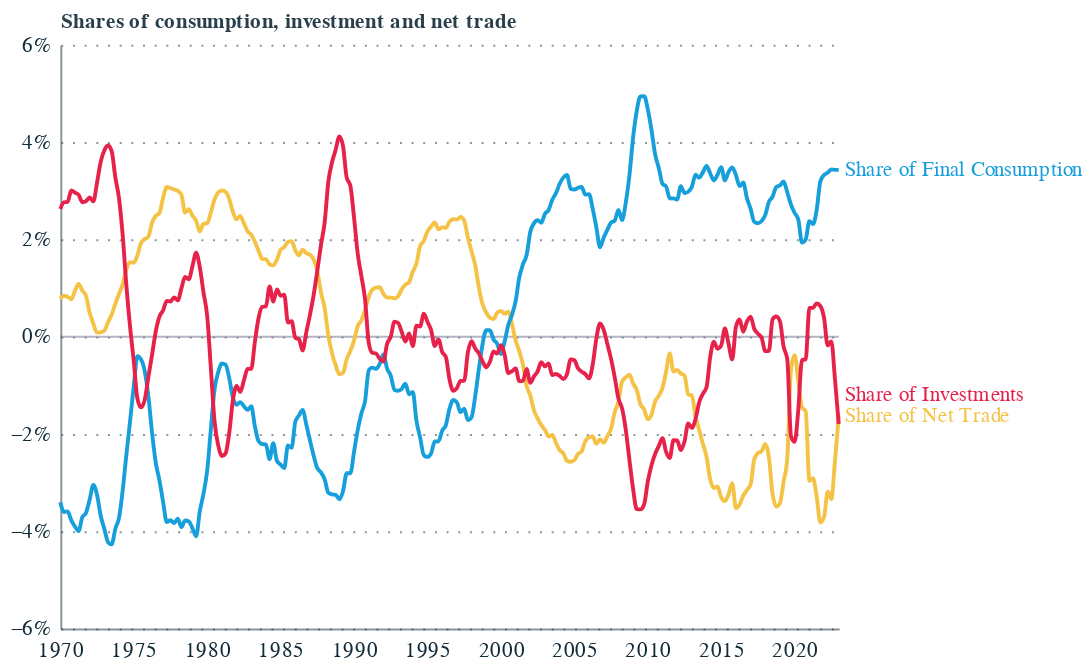

Source (notebook cell):
### Code cell
alt.themes.enable('report')

base = alt.Chart(df).encode(
    x=alt.X('Date:T', axis=alt.Axis()),
    y=alt.Y('Value:Q', axis=alt.Axis(title='Shares of consumption, investment and net trade', format='%'), scale=alt.Scale(domain=[-0.06, 0.06]) ),
    color=alt.Color('Series:N', legend=None, type='nominal')
)

line = base.mark_line(interpolate='monotone')

labels = base.transform_filter(
    "year(datum.Date) == 2023 & month(datum.Date) == 0"
).mark_text(
    align='left',
    baseline='middle',
    dx=3,
    dy=alt.expr("datum.Series == 'Share of Investments' ? -15  : 0"),
).encode(
    text=alt.Text('Series:N')
)

rule = alt.Chart(pd.DataFrame({'y': [0]})).mark_rule(
    color="#676A86",
    opacity=0.5,
).encode(y='y')


chart = rule + line + labels

chart.save("gfcf_ratios.png", scale_factor=2.0)
chart.save("gfcf_ratios.json")

chart.display()

### Figure 1 — Vega-Lite specification as saved in the notebook (floating-point values rounded to 4 significant figures; data arrays with more than 128 entries replaced by an {"elided": "..."} marker saying what was removed)
{"config": {"font": "Circular Std", "mark": {"line": {"interpolate": "linear"}}, "view": {"stroke": "transparent", "width": 400, "height": 300}, "range": {"category": ["#179fdb", "#e6224b", "#f4c245", "#122b39", "#eb5c2e", "#36b7b4"], "diverging": ["#E6224B", "#E54753", "#C9C9C9", "#179FDB", "#122B39"], "heatmap": ["#C9C9C9", "#179FDB", "#0063AF", "#122B39"], "ordinal": ["#00A767", "#36B7B4", "#179FDB", "#0063AF", "#243B5A"]}, "axisX": {"labelColor": "#122b39", "tickColor": "#122b39", "domainColor": "#122b39", "domainOpacity": 0.5, "gridOpacity": 0, "labelFont": "Circular Std", "labelAngle": 0, "labelAlign": "center", "labelFontSize": 11, "labelPadding": 5, "tickCount": 10, "tickSize": 0, "title": ""}, "axisY": {"labelColor": "#122b39", "labelFont": "Circular Std", "tickColor": "#122b39", "domainColor": "#122b39", "gridColor": "#122b39", "gridDash": [1, 5], "gridOpacity": 0.5, "labelPadding": 5, "labelFontSize": 11, "domainOpacity": 0.5, "tickSize": 0, "title": null, "titleAlign": "left", "titleAngle": 0, "titleBaseline": "bottom", "titleColor": "#122b39", "titleOpacity": 0.9, "titleX": 0, "titleY": -7}}, "layer": [{"data": {"name": "data-06fd9f850666401b4599de5588b60692"}, "mark": {"type": "rule", "color": "#676A86", "opacity": 0.5}, "encoding": {"y": {"field": "y", "type": "quantitative"}}}, {"data": {"name": "data-958a2e9d850359f6387e48a19a42001c"}, "mark": {"type": "line", "interpolate": "monotone"}, "encoding": {"color": {"field": "Series", "legend": null, "type": "nominal"}, "x": {"axis": {}, "field": "Date", "type": "temporal"}, "y": {"axis": {"format": "%", "title": "Shares of consumption, investment and net trade"}, "field": "Value", "scale": {"domain": [-0.06, 0.06]}, "type": "quantitative"}}}, {"data": {"name": "data-958a2e9d850359f6387e48a19a42001c"}, "mark": {"type": "text", "align": "left", "baseline": "middle", "dx": 3, "dy": {"expr": "datum.Series == 'Share of Investments' ? -15  : 0"}}, "encoding": {"color": {"field": "Series", "legend": null, "type": "nominal"}, "text": {"field": "Series", "type": "nominal"}, "x": {"axis": {}, "field": "Date", "type": "temporal"}, "y": {"axis": {"format": "%", "title": "Shares of consumption, investment and net trade"}, "field": "Value", "scale": {"domain": [-0.06, 0.06]}, "type": "quantitative"}}, "transform": [{"filter": "year(datum.Date) == 2023 & month(datum.Date) == 0"}]}], "$schema": "https://vega.github.io/schema/vega-lite/v5.8.0.json", "datasets": {"data-06fd9f850666401b4599de5588b60692": [{"y": 0}], "data-958a2e9d850359f6387e48a19a42001c": {"elided": "639 records"}}}
